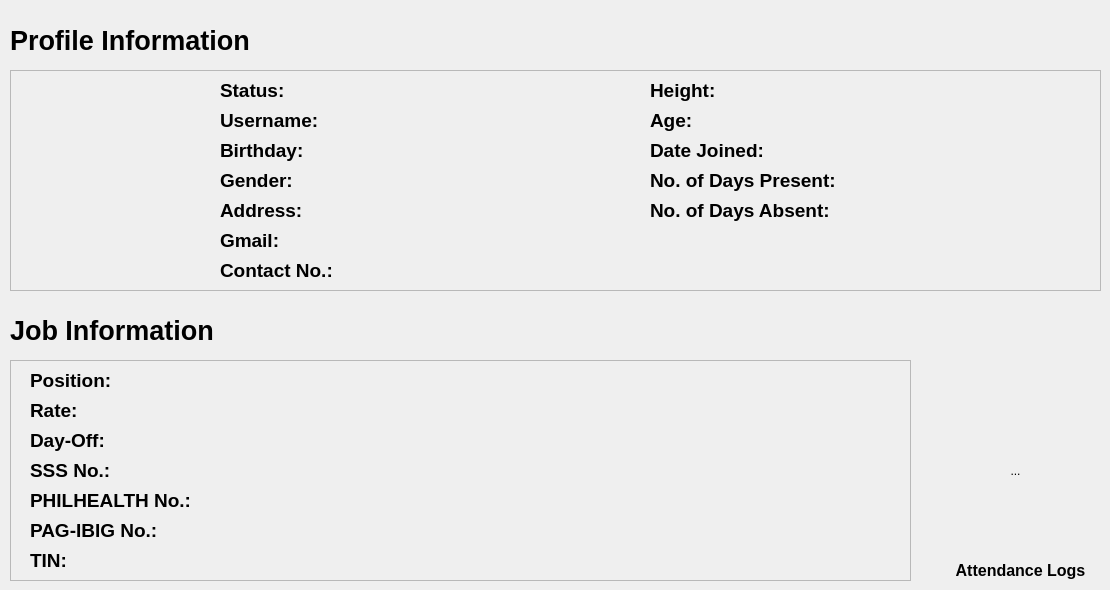
    <widget class="QWidget" name="tab">
     <attribute name="icon">
      <iconset>
       <normaloff>../icons/profilexxx.png</normaloff>../icons/profilexxx.png</iconset>
     </attribute>
     <attribute name="title">
      <string>Profile</string>
     </attribute>
     <widget class="QFrame" name="lbl_name">
      <property name="geometry">
       <rect>
        <x>10</x>
        <y>70</y>
        <width>1091</width>
        <height>221</height>
       </rect>
      </property>
      <property name="frameShape">
       <enum>QFrame::StyledPanel</enum>
      </property>
      <property name="frameShadow">
       <enum>QFrame::Raised</enum>
      </property>
      <widget class="QLabel" name="lbl_bday">
       <property name="geometry">
        <rect>
         <x>210</x>
         <y>70</y>
         <width>241</width>
         <height>21</height>
        </rect>
       </property>
       <property name="font">
        <font>
         <family>Arial</family>
         <pointsize>14</pointsize>
         <weight>75</weight>
         <bold>true</bold>
        </font>
       </property>
       <property name="text">
        <string>Birthday: </string>
       </property>
      </widget>
      <widget class="QLabel" name="lbl_gender">
       <property name="geometry">
        <rect>
         <x>210</x>
         <y>100</y>
         <width>141</width>
         <height>21</height>
        </rect>
       </property>
       <property name="font">
        <font>
         <family>Arial</family>
         <pointsize>14</pointsize>
         <weight>75</weight>
         <bold>true</bold>
        </font>
       </property>
       <property name="text">
        <string>Gender: </string>
       </property>
      </widget>
      <widget class="QLabel" name="lbl_profile_photo">
       <property name="geometry">
        <rect>
         <x>20</x>
         <y>10</y>
         <width>171</width>
         <height>171</height>
        </rect>
       </property>
       <property name="text">
        <string/>
       </property>
       <property name="pixmap">
        <pixmap>../icons/profilexxx.png</pixmap>
       </property>
       <property name="scaledContents">
        <bool>true</bool>
       </property>
      </widget>
      <widget class="QLabel" name="lbl_address">
       <property name="geometry">
        <rect>
         <x>210</x>
         <y>130</y>
         <width>381</width>
         <height>21</height>
        </rect>
       </property>
       <property name="font">
        <font>
         <family>Arial</family>
         <pointsize>14</pointsize>
         <weight>75</weight>
         <bold>true</bold>
        </font>
       </property>
       <property name="text">
        <string>Address: </string>
       </property>
      </widget>
      <widget class="QLabel" name="lbl_gmail">
       <property name="geometry">
        <rect>
         <x>210</x>
         <y>160</y>
         <width>351</width>
         <height>21</height>
        </rect>
       </property>
       <property name="font">
        <font>
         <family>Arial</family>
         <pointsize>14</pointsize>
         <weight>75</weight>
         <bold>true</bold>
        </font>
       </property>
       <property name="text">
        <string>Gmail: </string>
       </property>
      </widget>
      <widget class="QLabel" name="lbl_username">
       <property name="geometry">
        <rect>
         <x>210</x>
         <y>40</y>
         <width>271</width>
         <height>21</height>
        </rect>
       </property>
       <property name="font">
        <font>
         <family>Arial</family>
         <pointsize>14</pointsize>
         <weight>75</weight>
         <bold>true</bold>
        </font>
       </property>
       <property name="text">
        <string>Username: </string>
       </property>
      </widget>
      <widget class="QLabel" name="lbl_contact">
       <property name="geometry">
        <rect>
         <x>210</x>
         <y>190</y>
         <width>321</width>
         <height>21</height>
        </rect>
       </property>
       <property name="font">
        <font>
         <family>Arial</family>
         <pointsize>14</pointsize>
         <weight>75</weight>
         <bold>true</bold>
        </font>
       </property>
       <property name="text">
        <string>Contact No.: </string>
       </property>
      </widget>
      <widget class="QLabel" name="lbl_height">
       <property name="geometry">
        <rect>
         <x>640</x>
         <y>10</y>
         <width>151</width>
         <height>21</height>
        </rect>
       </property>
       <property name="font">
        <font>
         <family>Arial</family>
         <pointsize>14</pointsize>
         <weight>75</weight>
         <bold>true</bold>
        </font>
       </property>
       <property name="text">
        <string>Height: </string>
       </property>
      </widget>
      <widget class="QLabel" name="lbl_age">
       <property name="geometry">
        <rect>
         <x>640</x>
         <y>40</y>
         <width>111</width>
         <height>21</height>
        </rect>
       </property>
       <property name="font">
        <font>
         <family>Arial</family>
         <pointsize>14</pointsize>
         <weight>75</weight>
         <bold>true</bold>
        </font>
       </property>
       <property name="text">
        <string>Age: </string>
       </property>
      </widget>
      <widget class="QLabel" name="lbl_status">
       <property name="geometry">
        <rect>
         <x>210</x>
         <y>10</y>
         <width>241</width>
         <height>21</height>
        </rect>
       </property>
       <property name="font">
        <font>
         <family>Arial</family>
         <pointsize>14</pointsize>
         <weight>75</weight>
         <bold>true</bold>
        </font>
       </property>
       <property name="text">
        <string>Status: </string>
       </property>
      </widget>
      <widget class="QLabel" name="lbl_start_date">
       <property name="geometry">
        <rect>
         <x>640</x>
         <y>70</y>
         <width>321</width>
         <height>21</height>
        </rect>
       </property>
       <property name="font">
        <font>
         <family>Arial</family>
         <pointsize>14</pointsize>
         <weight>75</weight>
         <bold>true</bold>
        </font>
       </property>
       <property name="text">
        <string>Date Joined: </string>
       </property>
      </widget>
      <widget class="QLabel" name="lbl_presence_count">
       <property name="geometry">
        <rect>
         <x>640</x>
         <y>100</y>
         <width>281</width>
         <height>21</height>
        </rect>
       </property>
       <property name="font">
        <font>
         <family>Arial</family>
         <pointsize>14</pointsize>
         <weight>75</weight>
         <bold>true</bold>
        </font>
       </property>
       <property name="text">
        <string>No. of Days Present: </string>
       </property>
      </widget>
      <widget class="QLabel" name="lbl_absence_count">
       <property name="geometry">
        <rect>
         <x>640</x>
         <y>130</y>
         <width>281</width>
         <height>21</height>
        </rect>
       </property>
       <property name="font">
        <font>
         <family>Arial</family>
         <pointsize>14</pointsize>
         <weight>75</weight>
         <bold>true</bold>
        </font>
       </property>
       <property name="text">
        <string>No. of Days Absent:</string>
       </property>
      </widget>
     </widget>
     <widget class="QFrame" name="generalInfo_frame">
      <property name="geometry">
       <rect>
        <x>10</x>
        <y>360</y>
        <width>901</width>
        <height>221</height>
       </rect>
      </property>
      <property name="frameShape">
       <enum>QFrame::StyledPanel</enum>
      </property>
      <property name="frameShadow">
       <enum>QFrame::Raised</enum>
      </property>
      <widget class="QLabel" name="lbl_position">
       <property name="geometry">
        <rect>
         <x>20</x>
         <y>10</y>
         <width>301</width>
         <height>21</height>
        </rect>
       </property>
       <property name="font">
        <font>
         <family>Arial</family>
         <pointsize>14</pointsize>
         <weight>75</weight>
         <bold>true</bold>
        </font>
       </property>
       <property name="text">
        <string>Position: </string>
       </property>
      </widget>
      <widget class="QLabel" name="lbl_rate">
       <property name="geometry">
        <rect>
         <x>20</x>
         <y>40</y>
         <width>201</width>
         <height>21</height>
        </rect>
       </property>
       <property name="font">
        <font>
         <family>Arial</family>
         <pointsize>14</pointsize>
         <weight>75</weight>
         <bold>true</bold>
        </font>
       </property>
       <property name="text">
        <string>Rate: </string>
       </property>
      </widget>
      <widget class="QLabel" name="lbl_dayoff">
       <property name="geometry">
        <rect>
         <x>20</x>
         <y>70</y>
         <width>851</width>
         <height>21</height>
        </rect>
       </property>
       <property name="font">
        <font>
         <family>Arial</family>
         <pointsize>14</pointsize>
         <weight>75</weight>
         <bold>true</bold>
        </font>
       </property>
       <property name="text">
        <string>Day-Off: </string>
       </property>
      </widget>
      <widget class="QLabel" name="lbl_sss">
       <property name="geometry">
        <rect>
         <x>20</x>
         <y>100</y>
         <width>371</width>
         <height>21</height>
        </rect>
       </property>
       <property name="font">
        <font>
         <family>Arial</family>
         <pointsize>14</pointsize>
         <weight>75</weight>
         <bold>true</bold>
        </font>
       </property>
       <property name="text">
        <string>SSS No.:  </string>
       </property>
      </widget>
      <widget class="QLabel" name="lbl_philhealth">
       <property name="geometry">
        <rect>
         <x>20</x>
         <y>130</y>
         <width>381</width>
         <height>21</height>
        </rect>
       </property>
       <property name="font">
        <font>
         <family>Arial</family>
         <pointsize>14</pointsize>
         <weight>75</weight>
         <bold>true</bold>
        </font>
       </property>
       <property name="text">
        <string>PHILHEALTH No.: </string>
       </property>
      </widget>
      <widget class="QLabel" name="lbl_pagibig">
       <property name="geometry">
        <rect>
         <x>20</x>
         <y>160</y>
         <width>371</width>
         <height>21</height>
        </rect>
       </property>
       <property name="font">
        <font>
         <family>Arial</family>
         <pointsize>14</pointsize>
         <weight>75</weight>
         <bold>true</bold>
        </font>
       </property>
       <property name="text">
        <string>PAG-IBIG No.: </string>
       </property>
      </widget>
      <widget class="QLabel" name="lbl_tin">
       <property name="geometry">
        <rect>
         <x>20</x>
         <y>190</y>
         <width>361</width>
         <height>21</height>
        </rect>
       </property>
       <property name="font">
        <font>
         <family>Arial</family>
         <pointsize>14</pointsize>
         <weight>75</weight>
         <bold>true</bold>
        </font>
       </property>
       <property name="text">
        <string>TIN: </string>
       </property>
      </widget>
     </widget>
     <widget class="QLabel" name="label">
      <property name="geometry">
       <rect>
        <x>10</x>
        <y>20</y>
        <width>241</width>
        <height>41</height>
       </rect>
      </property>
      <property name="font">
       <font>
        <family>Arial</family>
        <pointsize>20</pointsize>
        <weight>75</weight>
        <bold>true</bold>
       </font>
      </property>
      <property name="text">
       <string>Profile Information</string>
      </property>
     </widget>
     <widget class="QLabel" name="label_2">
      <property name="geometry">
       <rect>
        <x>10</x>
        <y>310</y>
        <width>231</width>
        <height>41</height>
       </rect>
      </property>
      <property name="font">
       <font>
        <family>Arial</family>
        <pointsize>20</pointsize>
        <weight>75</weight>
        <bold>true</bold>
       </font>
      </property>
      <property name="text">
       <string>Job Information</string>
      </property>
     </widget>
     <widget class="QToolButton" name="attendancelog_btn">
      <property name="geometry">
       <rect>
        <x>930</x>
        <y>390</y>
        <width>171</width>
        <height>161</height>
       </rect>
      </property>
      <property name="focusPolicy">
       <enum>Qt::TabFocus</enum>
      </property>
      <property name="styleSheet">
       <string notr="true">QToolButton{border: None;}</string>
      </property>
      <property name="text">
       <string>...</string>
      </property>
      <property name="icon">
       <iconset>
        <normaloff>../icons/678120-calendar-clock-512.png</normaloff>../icons/678120-calendar-clock-512.png</iconset>
      </property>
      <property name="iconSize">
       <size>
        <width>150</width>
        <height>150</height>
       </size>
      </property>
     </widget>
     <widget class="QLabel" name="label_30">
      <property name="geometry">
       <rect>
        <x>950</x>
        <y>560</y>
        <width>141</width>
        <height>20</height>
       </rect>
      </property>
      <property name="font">
       <font>
        <family>Arial</family>
        <pointsize>12</pointsize>
        <weight>75</weight>
        <bold>true</bold>
       </font>
      </property>
      <property name="text">
       <string>Attendance Logs</string>
      </property>
      <property name="alignment">
       <set>Qt::AlignCenter</set>
      </property>
     </widget>
    </widget>
